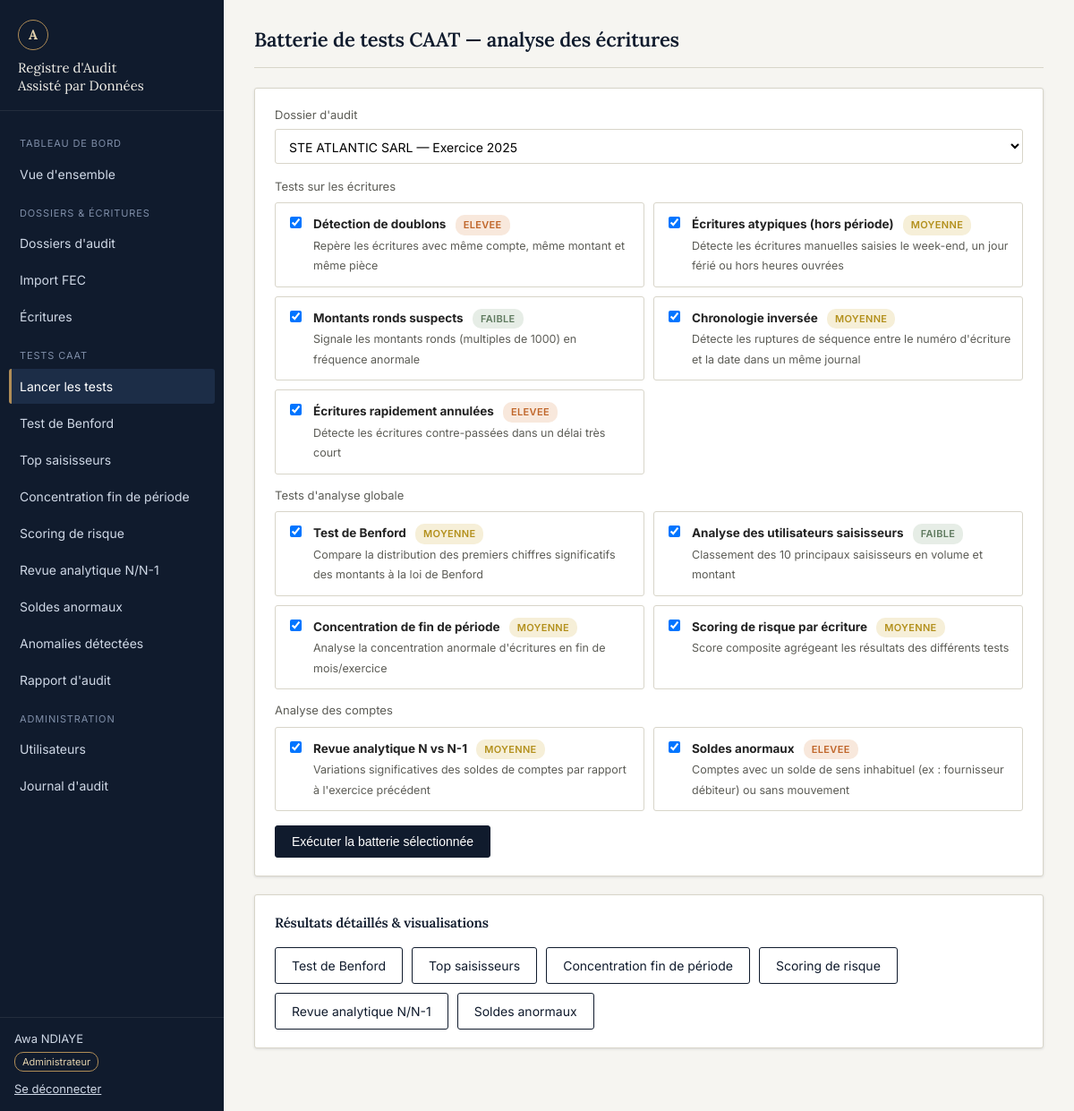
The page /modules/tests/lancer.php (signed in) on the database its author committed.
### tables this page shows
CREATE TABLE types_tests (
    id             INT AUTO_INCREMENT PRIMARY KEY,
    code           VARCHAR(40) NOT NULL UNIQUE,      
    libelle        VARCHAR(150) NOT NULL,
    description    VARCHAR(500),
    gravite_defaut ENUM('faible','moyenne','elevee','critique') NOT NULL DEFAULT 'moyenne',
    actif          TINYINT(1) NOT NULL DEFAULT 1
);

### modules/tests/lancer.php (the view, shortened to what this page needs)
<?php
$pdo = Database::getConnexion();
$dossiers = $pdo->query('SELECT id, nom_client, exercice FROM dossiers_audit ORDER BY nom_client')->fetchAll();
$dossierSelectionne = filter_input(INPUT_GET, 'dossier_id', FILTER_VALIDATE_INT) ?: ($dossiers[0]['id'] ?? null);
$groupesTests = [
    'Tests sur les écritures'  => ['DOUBLONS', 'WEEKEND', 'ROUND_NUMBER', 'CHRONO_INVERSEE', 'ANNULATION_RAPIDE'],
    'Tests d\'analyse globale' => ['BENFORD', 'TOP_SAISISSEURS', 'FIN_PERIODE', 'SCORING_RISQUE'],
    'Analyse des comptes'      => ['REVUE_ANALYTIQUE', 'SOLDE_ANORMAL'],
];
$stmtTests = $pdo->query('SELECT id, code, libelle, description, gravite_defaut FROM types_tests');
$tousLesTests = [];
foreach ($stmtTests->fetchAll() as $t) {
    $tousLesTests[$t['code']] = $t;
}
require __DIR__ . '/../../includes/header.php';
?>
<div class="app-shell">
  <?php require __DIR__ . '/../../includes/sidebar.php'; ?>
  <div class="contenu">
    <div class="topbar">
      <h1 style="margin:0;font-size:22px;">Batterie de tests CAAT — analyse des écritures</h1>
    </div>
    <div class="carte">
      <form method="post" action="executer_tests.php">
        <div class="champ">
          <label for="dossier_id">Dossier d'audit</label>
          <select name="dossier_id" id="dossier_id" required>
            <?php foreach ($dossiers as $d): ?>
              <option value="<?= (int) $d['id'] ?>" <?= (int) $d['id'] === (int) $dossierSelectionne ? 'selected' : '' ?>>
                <?= htmlspecialchars($d['nom_client'] . ' — Exercice ' . $d['exercice'], ENT_QUOTES, 'UTF-8') ?>
              </option>
            <?php endforeach; ?>
          </select>
        </div>
        <?php foreach ($groupesTests as $nomGroupe => $codes): ?>
          <label style="display:block;font-size:13px;color:var(--texte-att);margin:14px 0 8px;"><?= htmlspecialchars($nomGroupe, ENT_QUOTES, 'UTF-8') ?></label>
          <div style="display:grid;grid-template-columns:1fr 1fr;gap:10px;margin-bottom:8px;">
            <?php foreach ($codes as $code): if (!isset($tousLesTests[$code])) continue; $t = $tousLesTests[$code]; ?>
              <label style="display:flex;gap:10px;align-items:flex-start;border:1px solid var(--ligne);border-radius:3px;padding:12px;cursor:pointer;">
                <input type="checkbox" name="tests[]" value="<?= htmlspecialchars($t['code'], ENT_QUOTES, 'UTF-8') ?>" checked style="margin-top:3px;">
                <span>
                  <strong style="font-size:13.5px;"><?= htmlspecialchars($t['libelle'], ENT_QUOTES, 'UTF-8') ?></strong>
                  <span class="badge badge-<?= htmlspecialchars($t['gravite_defaut'], ENT_QUOTES, 'UTF-8') ?>" style="margin-left:6px;"><?= htmlspecialchars($t['gravite_defaut'], ENT_QUOTES, 'UTF-8') ?></span>
                  <br><span style="font-size:12.5px;color:var(--texte-att);"><?= htmlspecialchars($t['description'], ENT_QUOTES, 'UTF-8') ?></span>
                </span>
              </label>
            <?php endforeach; ?>
          </div>
        <?php endforeach; ?>
        <button type="submit" class="btn" style="margin-top:8px;">Exécuter la batterie sélectionnée</button>
      </form>
    </div>
    <div class="carte">
      <h3 style="margin-top:0;font-size:15px;">Résultats détaillés &amp; visualisations</h3>
      <div style="display:flex;gap:10px;flex-wrap:wrap;">
        <a class="btn btn-secondaire" href="<?= BASE_URL ?>/modules/tests/benford.php?dossier_id=<?= (int) $dossierSelectionne ?>">Test de Benford</a>
        <a class="btn btn-secondaire" href="<?= BASE_URL ?>/modules/tests/saisisseurs.php?dossier_id=<?= (int) $dossierSelectionne ?>">Top saisisseurs</a>
        <a class="btn btn-secondaire" href="<?= BASE_URL ?>/modules/tests/fin_periode.php?dossier_id=<?= (int) $dossierSelectionne ?>">Concentration fin de période</a>
        <a class="btn btn-secondaire" href="<?= BASE_URL ?>/modules/tests/scoring.php?dossier_id=<?= (int) $dossierSelectionne ?>">Scoring de risque</a>
        <a class="btn btn-secondaire" href="<?= BASE_URL ?>/modules/comptes/analytique.php?dossier_id=<?= (int) $dossierSelectionne ?>">Revue analytique N/N-1</a>
        <a class="btn btn-secondaire" href="<?= BASE_URL ?>/modules/comptes/soldes.php?dossier_id=<?= (int) $dossierSelectionne ?>">Soldes anormaux</a>
      </div>
    </div>
  </div>
</div>
<?php require __DIR__ . '/../../includes/footer.php'; ?>

### assets/css/style.css (style rules this page uses)
:root { --encre-900: #101b2d; --encre-700: #1c2d47; --encre-500: #35507a; --papier: #f6f5f1; --papier-2: #ecebe4; --ligne: #d8d5c9; --texte: #232323; --texte-att: #5c5c56; --or: #b08d57; --or-clair: #e4d3ae; --risque-critique: #a5312a; --risque-elevee: #c0662a; --risque-moyenne: #b3901c; --risque-faible: #5f7a5f; --ok: #3d6b4f; --rayon: 3px; --ombre: 0 1px 3px rgba(16, 27, 45, 0.12); }
* { box-sizing: border-box; }
body { margin: 0; background: var(--papier); color: var(--texte); font-family: 'Inter', system-ui, -apple-system, sans-serif; font-size: 15px; line-height: 1.5; }
h1, h2, h3, .titre-serif { font-family: 'Lora', Georgia, serif; color: var(--encre-900); font-weight: 600; letter-spacing: -0.01em; }
a { color: var(--encre-500); }
.app-shell { display: flex; min-height: 100vh; }
.contenu { flex: 1; min-width: 0; padding: 28px 34px 50px; }
.topbar { display: flex; justify-content: space-between; align-items: baseline; margin-bottom: 22px; border-bottom: 1px solid var(--ligne); padding-bottom: 14px; }
.carte { background: #fff; border: 1px solid var(--ligne); border-radius: var(--rayon); box-shadow: var(--ombre); padding: 20px 22px; margin-bottom: 20px; }
.badge { display: inline-block; font-size: 11px; font-weight: 600; padding: 3px 9px; border-radius: 10px; text-transform: uppercase; letter-spacing: 0.03em; }
.badge-elevee { background: #f8e8dc; color: var(--risque-elevee); }
.badge-moyenne { background: #f6efd8; color: var(--risque-moyenne); }
.badge-faible { background: #e6ede6; color: var(--risque-faible); }
.btn { display: inline-block; padding: 9px 18px; border-radius: var(--rayon); border: 1px solid var(--encre-900); background: var(--encre-900); color: #fff; font-size: 14px; cursor: pointer; text-decoration: none; }
.btn-secondaire { background: transparent; color: var(--encre-900); }
.champ { margin-bottom: 16px; }
.champ label { display: block; font-size: 13px; color: var(--texte-att); margin-bottom: 5px; }
.champ input, .champ select { width: 100%; padding: 9px 11px; border: 1px solid var(--ligne); border-radius: var(--rayon); font-size: 14px; font-family: inherit; background: #fff; }

### rows shown on the page
types_tests: libelle "Détection de doublons", gravite_defaut "ELEVEE", description "Repère les écritures avec même compte, même montant et même pièce"
types_tests: libelle "Écritures atypiques (hors période)", gravite_defaut "MOYENNE", description "Détecte les écritures manuelles saisies le week-end, un jour férié ou hors heures ouvrées"
types_tests: libelle "Montants ronds suspects", gravite_defaut "FAIBLE", description "Signale les montants ronds (multiples de 1000) en fréquence anormale"
types_tests: libelle "Chronologie inversée", gravite_defaut "MOYENNE", description "Détecte les ruptures de séquence entre le numéro d'écriture et la date dans un même journal"
types_tests: libelle "Écritures rapidement annulées", gravite_defaut "ELEVEE", description "Détecte les écritures contre-passées dans un délai très court"
types_tests: libelle "Test de Benford", gravite_defaut "MOYENNE", description "Compare la distribution des premiers chiffres significatifs des montants à la loi de Benford"
types_tests: libelle "Analyse des utilisateurs saisisseurs", gravite_defaut "FAIBLE", description "Classement des 10 principaux saisisseurs en volume et montant"
types_tests: libelle "Concentration de fin de période", gravite_defaut "MOYENNE", description "Analyse la concentration anormale d'écritures en fin de mois/exercice"
types_tests: libelle "Scoring de risque par écriture", gravite_defaut "MOYENNE", description "Score composite agrégeant les résultats des différents tests"
types_tests: libelle "Revue analytique N vs N-1", gravite_defaut "MOYENNE", description "Variations significatives des soldes de comptes par rapport à l'exercice précédent"
types_tests: libelle "Soldes anormaux", gravite_defaut "ELEVEE", description "Comptes avec un solde de sens inhabituel (ex : fournisseur débiteur) ou sans mouvement"

### other values the page prints
$u['prenom'] . ' ' . $u['nom'] "Awa NDIAYE"
$u['role_libelle'] "Administrateur"
$nomGroupe "Tests sur les écritures"
$nomGroupe "Tests d'analyse globale"
$nomGroupe "Analyse des comptes"
form field dossier_id "STE ATLANTIC SARL — Exercice 2025"
